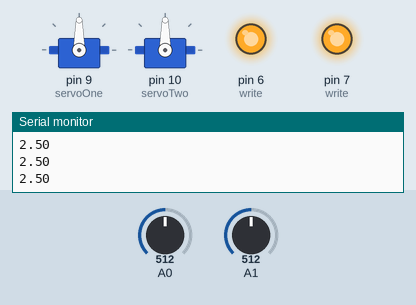
Simulated run of this sketch. Board: Arduino Uno, built with avr-gcc and run on an emulated ATmega328P. Parts: 2 × servo, output pins drawn as LEDs (lit = HIGH), the last lines printed to the serial monitor. The inputs (shaded band) are chosen by the test bench; at power-on: A0 = 512, A1 = 512.

Above: at 1.2 s.
1.3 s: A0 set to 1006
3.0 s: A0 set to 1023
At 3.96 s:
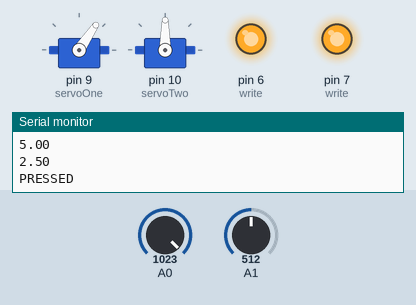
6.0 s: A0 set to 900
At 7.4 s:
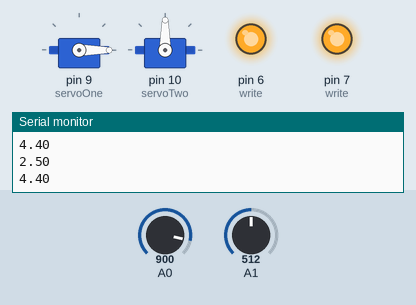
7.7 s: A1 set to 1015
9.4 s: A1 set to 1023
At 10.36 s:
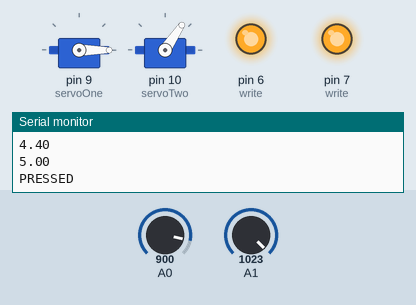
12.4 s: A1 set to 900
At 13.6 s:
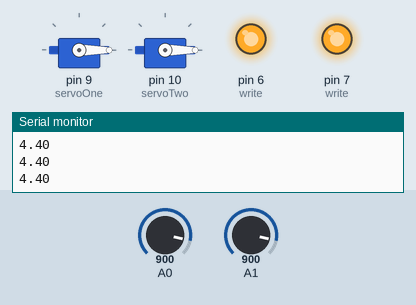
Timing chart, 0 to 15.1 s (numbered marks = the images above; inputs shaded):
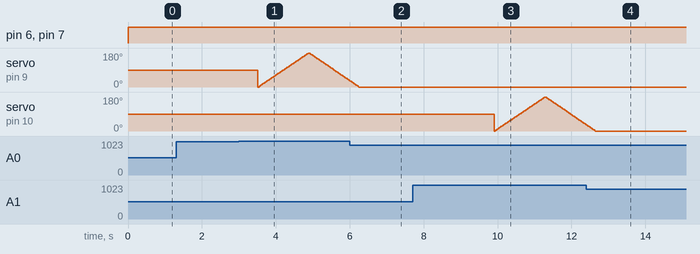

The sketch:

MK2.ino
```cpp
//vending machine program test
//Written by: Cormac McCann 06/11/2015

//libraries to include
#include <Servo.h> //Servo library

Servo servoOne;  // create servo object for servo 1
Servo servoTwo;  // create servo object  for servo 2

int pos = 0; //servo position stored as an int

// the setup function runs once when you press reset or power the board
void setup() {
  Serial.begin(9600);
  servoOne.attach(9);  // attaches servo 1 on pin 9 to the servoOne object
  servoTwo.attach(10); // attaches servo 1 on pin 9 to the servoOne object

  // initialize digital pins 7 & 6 as outputs.
  pinMode(7, OUTPUT); //write
  pinMode(6, OUTPUT); //write
}

void loop() {
  digitalWrite(7, HIGH);
  digitalWrite(6, HIGH);

  int sensorValueOne = analogRead(A0); //read value on analog pin 0
  int sensorValueTwo = analogRead(A1); //read value on analog pin 1

  // Convert analog value (0 - 1023) to a voltage (0-5 volts):
  float voltageOne = sensorValueOne * (5.0 / 1023.0);
  float voltageTwo = sensorValueTwo * (5.0 / 1023.0);
  // print out the value you read:
  Serial.println(voltageOne);
  Serial.println(voltageTwo);

  //when button is pressed voltage increases
  if(voltageOne >= 5.00){
     delay(500); //delay loop by 2.5 seconds
    Serial.print("PRESSED");

    //rotate servo
    for (pos = 0; pos <= 180; pos += 2) { //from 0 to 180
      servoOne.write(pos);                //rotate servo to value of pos
      delay(15);                          //15ms delay
    }
    for (pos = 180; pos >= 0; pos -= 2) { //from 180 to 0
      servoOne.write(pos);                //rotate servo to value of pos
      delay(15);                          //15ms delay
    }
  }

  //when button is pressed voltage increases
  if(voltageTwo >= 5.00){
    delay(500); //delay loop by 2.5 seconds
    Serial.print("PRESSED");

    //rotate servo
    for (pos = 0; pos <= 180; pos += 2) { //from 0 to 180
      // in steps of 1 degree
      servoTwo.write(pos);                //rotate servo to value of pos
      delay(15);                          //delay of 15ms
    }
    for (pos = 180; pos >= 0; pos -= 2) { //from 180 to 0
      servoTwo.write(pos);                //rotate servo to value of pos
      delay(15);                          //delay of 15ms
    }
  }
}
```

Measured:
- the behaviour switches between 1022 and 1023 on A0 (found by bisection; images 0 and 1)
- the behaviour switches between 1022 and 1023 on A1 (found by bisection; images 2 and 3)
- after the input at 6.0 s, servo on pin 9 (servoOne): goes on until 6.2 s, then stays 0°
- after the input at 12.4 s, servo on pin 10 (servoTwo): goes on until 12.6 s, then stays 0°
